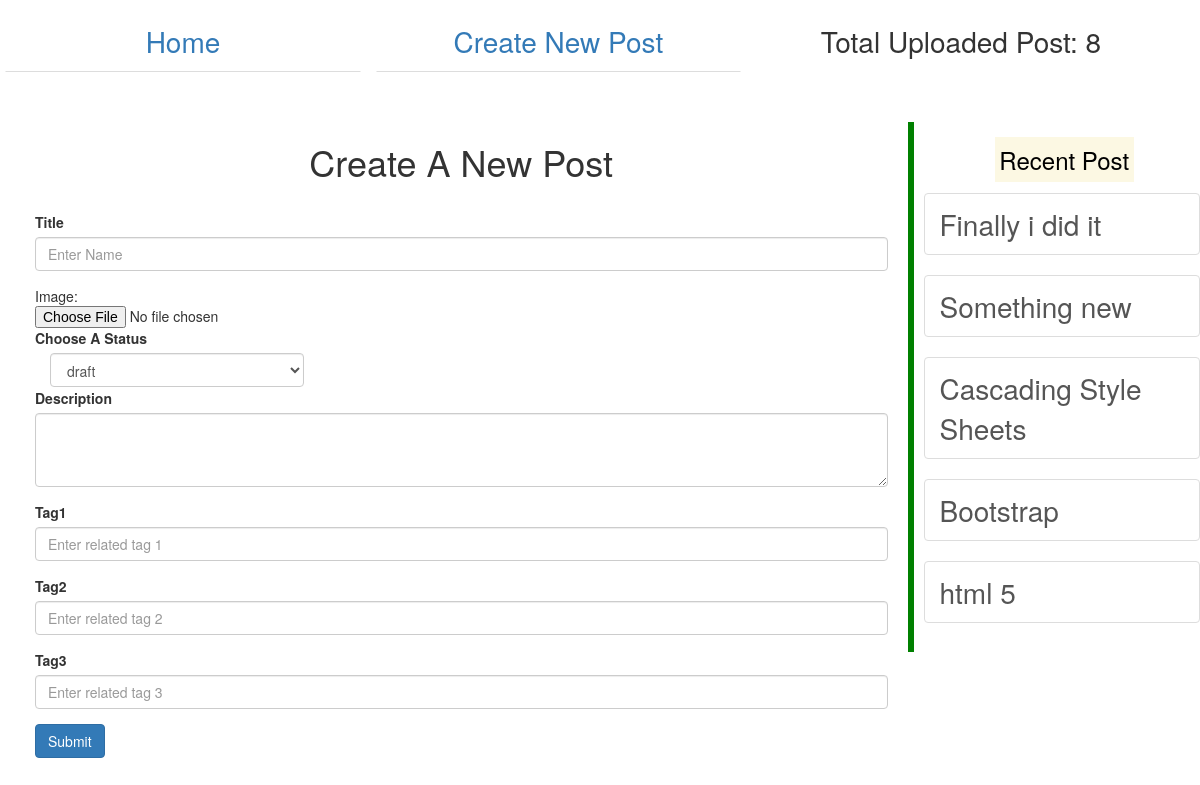
The app's page /create-post with its own data.
### blog/models.py (models this page shows, shortened)
class Post(models.Model):
	STATUS_CHOICE=(('draft','Draft'), ('published','Published'))
	title = models.CharField(max_length=200)
	author = models.ForeignKey(User , on_delete= models.CASCADE , related_name='blog_post')
	description = models.TextField()
	publish=models.DateTimeField( default= timezone.now)
	updated= models.DateTimeField(auto_now=True)
	created = models.DateTimeField(auto_now_add=True )
	slug= models.SlugField(max_length=256 , unique_for_date='publish')
	status = models.CharField(max_length=10 , choices = STATUS_CHOICE , default='draft')
	thumb = models.ImageField(default='blank.jpg' , blank=True)
	tag= TaggableManager()
	class Meta:
		ordering= ('created',)
	def get_absolute_url(self):
		return reverse('detail_display' , args= [self.publish.year , self.publish.strftime('%m'),self.slug])

### blog/views.py (the view, shortened to what this page needs)
# urls.py: path('create-post', views.CreatePost , name='create-post'),
def CreatePost(request):
	return render(request, 'post_create.html')

### blog/templatetags/temp_tags.py (called while the page is built)
@register.simple_tag
def total_count():
	return Post.objects.count()

@register.inclusion_tag('temp.html')
def latest_post():
	latest= Post.objects.order_by('-created')[:5]
	return {'latest':latest}

### templates/post_create.html (shortened to what this page needs)
{% extends 'base.html' %}
{%block content%}
		<h1 align="center">Create A New Post</h1><br>
	<form method="POST" accept-charset="utf-8" enctype="multipart/form-data">
		<div class="form-group">
		    <label for="exampleInputEmail1">Title</label>
		    <input type="email" class="form-control" id="exampleInputEmail1" name="title" aria-describedby="emailHelp" placeholder="Enter Name">
	  	</div>
		Image:<input type="File" name="image">
		<div class="form-group">
     		<label class="control-label " for="company">Choose A Status</label><br>
      		<div class="col-sm-6 col-md-4">
		        <select id="status" name="status" class="form-control">
		          <option value="draft">draft</option>
		        </select>
      		</div>
    	</div>
  		<br>
  		<div class="form-group">
		    <label for="exampleFormControlTextarea1">Description</label>
		    <textarea class="form-control" id="exampleFormControlTextarea1" rows="3" name="desc"></textarea>
		 </div>
  		<div class="form-group">
		    <label for="exampleInputEmail1">Tag1</label>
		    <input type="email" class="form-control" id="exampleInputEmail1" name="tag1" aria-describedby="emailHelp" placeholder="Enter related tag 1">
	  	</div>
	  	<div class="form-group">
		    <label for="exampleInputEmail1">Tag2</label>
		    <input type="email" class="form-control" id="exampleInputEmail1" name="tag2" aria-describedby="emailHelp" placeholder="Enter related tag 2">
	  	</div>
	  	<div class="form-group">
		    <label for="exampleInputEmail1">Tag3</label>
		    <input type="email" class="form-control" id="exampleInputEmail1" name="tag3" aria-describedby="emailHelp" placeholder="Enter related tag 3">
	  	</div>
		<input type="submit" value="Submit" class='btn btn-primary btn-md'>
	</form>
{%endblock%}

### templates/temp.html
<ul class="list-group">
	{% for latest in latest %}
	<li><a href="{{latest.get_absolute_url}}" title="" class="list-group-item">{{latest.title}}</a></li>
	{%endfor%}
</ul>

### static/base.css (style rules this page uses)
ul li { list-style-type: none; padding: 10px 10px 10px 5px; font-size: 2em; }

### records on screen
Post: title "Finally i did it"
Post: title "Something new"
Post: title "Cascading Style Sheets"
Post: title "Bootstrap"
Post: title "html 5"
